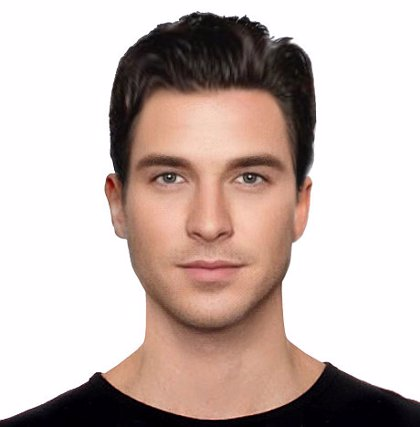
#> input picture assets/imgs/help.jpg, 420 x 427 px, found by its file name
$ python -i foto_a_caricatura.py   (imports and definitions only)
#> lines starting #> are read from the running program, lines starting #| are printed output that depends on the picture; after the words box and inside, x2 and y2 are one past the last pixel; in counts of white or black regions, pixels touching at a corner belong together
import cv2
import numpy as np
def cartoon_maker(img_enter):
#> called with img_enter = 'assets/imgs/help.jpg'
    img = cv2.imread(f"./assets/imgs/{img_enter}")
#> img is the input picture: shape (427, 420, 3); mean B, G, R 179.6, 185, 201.1
    gray=cv2.cvtColor(img,cv2.COLOR_BGR2GRAY)
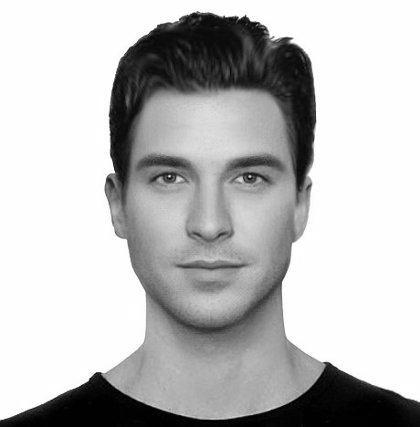
#> gray: shape (427, 420); min 0, max 255, mean 189
    gray=cv2.medianBlur(gray,5)
    edges=cv2.adaptiveThreshold(gray,255,cv2.ADAPTIVE_THRESH_MEAN_C,cv2.THRESH_BINARY,9,9)
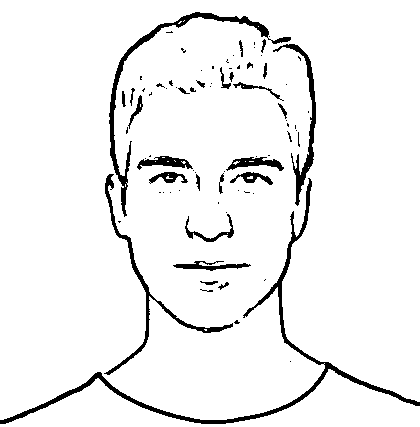
#> edges: shape (427, 420); 94.4% white; 80 black regions (53 under 20 px), largest, box (x1, y1, x2, y2) and area: (0, 178, 420, 424) 3068, (109, 12, 291, 217) 1795, (104, 174, 233, 375) 1228
    color=cv2.bilateralFilter(img,9,250,250)
    cartoon=cv2.bitwise_and(color,color,mask=edges)
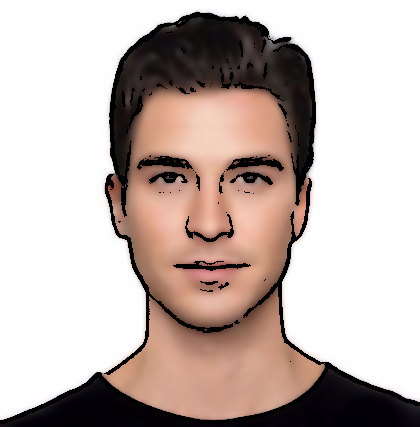
#> cartoon: shape (427, 420, 3); mean B, G, R 176, 181, 195.8
    cv2.imwrite(f"assets/imgs/cartoon-{img_enter}",cartoon)
    return f"cartoon-{img_enter}"

>>> result = cartoon_maker('assets/imgs/help.jpg')
